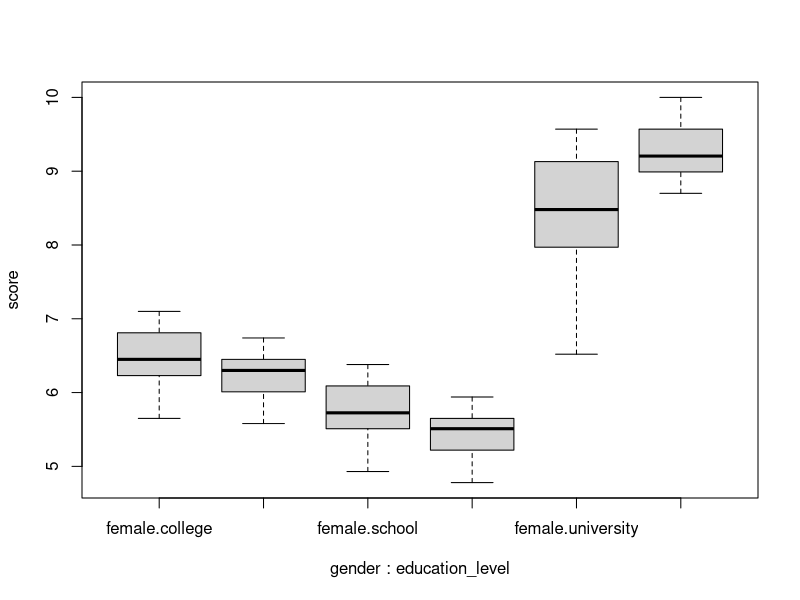

Write the R code that produced this figure.
# 1. Read file genderweight.txt. 
#    Perform a two-sample t-test comparing the weight of males vs. the weight of female subjects
#    Is there a significant difference? 
gw <- read.table("genderweight.txt", sep = "\t", header = TRUE)
gw.t <- t.test(gw$weight[gw$group == "M"], gw$weight[gw$group == "F"])
if (gw.t$p.value < 0.05) {
  print("The data has a significant difference between the means")
}
# 2. Read file jobsatisfaction.txt. 
#    Perform a two-way ANOVA to establish whether there is any effect of either 
#    sex or education level on job satisfaction score. 
js <- read.table("jobsatisfaction.txt", sep = "\t", header = TRUE)
js.anv <- aov(data = js, formula = score ~ gender*education_level)
boxplot(data = js, score ~ gender*education_level)
sum <- summary(js.anv)
paste(row.names(subset(sum[[1]],`Pr(>F)` < 0.05)), "has significant effect on satisfaction score")